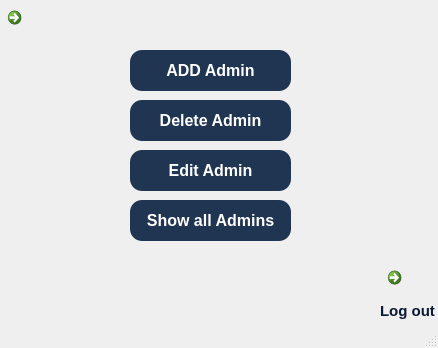
<?xml version="1.0" encoding="UTF-8"?>
<ui version="4.0">
 <class>MainWindow</class>
 <widget class="QMainWindow" name="MainWindow">
  <property name="geometry">
   <rect>
    <x>0</x>
    <y>0</y>
    <width>438</width>
    <height>348</height>
   </rect>
  </property>
  <property name="windowTitle">
   <string>MainWindow</string>
  </property>
  <widget class="QWidget" name="centralwidget">
   <widget class="QLabel" name="label">
    <property name="geometry">
     <rect>
      <x>-450</x>
      <y>0</y>
      <width>971</width>
      <height>651</height>
     </rect>
    </property>
    <property name="text">
     <string/>
    </property>
    <property name="pixmap">
     <pixmap>../plan.jpg</pixmap>
    </property>
   </widget>
   <widget class="QCommandLinkButton" name="commandLinkButton_6">
    <property name="geometry">
     <rect>
      <x>0</x>
      <y>0</y>
      <width>51</width>
      <height>51</height>
     </rect>
    </property>
    <property name="cursor">
     <cursorShape>PointingHandCursor</cursorShape>
    </property>
    <property name="text">
     <string/>
    </property>
    <property name="icon">
     <iconset>
      <normaloff>back_icon.png</normaloff>back_icon.png</iconset>
    </property>
    <property name="iconSize">
     <size>
      <width>40</width>
      <height>40</height>
     </size>
    </property>
   </widget>
   <widget class="QCommandLinkButton" name="commandLinkButton_3">
    <property name="geometry">
     <rect>
      <x>380</x>
      <y>260</y>
      <width>61</width>
      <height>61</height>
     </rect>
    </property>
    <property name="cursor">
     <cursorShape>PointingHandCursor</cursorShape>
    </property>
    <property name="text">
     <string/>
    </property>
    <property name="icon">
     <iconset>
      <normaloff>logout.png</normaloff>logout.png</iconset>
    </property>
    <property name="iconSize">
     <size>
      <width>40</width>
      <height>40</height>
     </size>
    </property>
   </widget>
   <widget class="QLabel" name="label_5">
    <property name="geometry">
     <rect>
      <x>380</x>
      <y>290</y>
      <width>61</width>
      <height>41</height>
     </rect>
    </property>
    <property name="font">
     <font>
      <pointsize>11</pointsize>
      <weight>75</weight>
      <italic>false</italic>
      <bold>true</bold>
     </font>
    </property>
    <property name="styleSheet">
     <string notr="true">color: rgb(9, 26, 52);</string>
    </property>
    <property name="text">
     <string>Log out</string>
    </property>
   </widget>
   <widget class="QPushButton" name="pushButton_4">
    <property name="enabled">
     <bool>true</bool>
    </property>
    <property name="geometry">
     <rect>
      <x>130</x>
      <y>200</y>
      <width>161</width>
      <height>41</height>
     </rect>
    </property>
    <property name="font">
     <font>
      <pointsize>12</pointsize>
      <weight>75</weight>
      <bold>true</bold>
     </font>
    </property>
    <property name="cursor">
     <cursorShape>PointingHandCursor</cursorShape>
    </property>
    <property name="styleSheet">
     <string notr="true">color: rgb(255, 255, 255);
background-color: rgb(32, 53, 82);
border-radius: 12px;
box-shadow: 0 8px 16px 0 rgba(0,0,0,0.2), 0 6px 20px 0 rgba(0,0,0,0.19);
box-shadow: 0 5px #666;
transform: translateY(4px) ;
</string>
    </property>
    <property name="inputMethodHints">
     <set>Qt::ImhNone</set>
    </property>
    <property name="text">
     <string>Show all Admins</string>
    </property>
    <property name="icon">
     <iconset>
      <normaloff>../../../Desktop/GRAPHICS/UI/unlock.png</normaloff>../../../Desktop/GRAPHICS/UI/unlock.png</iconset>
    </property>
    <property name="checkable">
     <bool>false</bool>
    </property>
    <property name="checked">
     <bool>false</bool>
    </property>
    <property name="autoRepeat">
     <bool>false</bool>
    </property>
    <property name="autoExclusive">
     <bool>false</bool>
    </property>
    <property name="default">
     <bool>true</bool>
    </property>
    <property name="flat">
     <bool>false</bool>
    </property>
   </widget>
   <widget class="QPushButton" name="pushButton">
    <property name="enabled">
     <bool>true</bool>
    </property>
    <property name="geometry">
     <rect>
      <x>130</x>
      <y>50</y>
      <width>161</width>
      <height>41</height>
     </rect>
    </property>
    <property name="font">
     <font>
      <pointsize>12</pointsize>
      <weight>75</weight>
      <bold>true</bold>
     </font>
    </property>
    <property name="cursor">
     <cursorShape>PointingHandCursor</cursorShape>
    </property>
    <property name="styleSheet">
     <string notr="true">color: rgb(255, 255, 255);
background-color: rgb(32, 53, 82);
border-radius: 12px;
box-shadow: 0 8px 16px 0 rgba(0,0,0,0.2), 0 6px 20px 0 rgba(0,0,0,0.19);
box-shadow: 0 5px #666;
transform: translateY(4px) ;
</string>
    </property>
    <property name="inputMethodHints">
     <set>Qt::ImhNone</set>
    </property>
    <property name="text">
     <string>ADD Admin</string>
    </property>
    <property name="icon">
     <iconset>
      <normaloff>../../../Desktop/GRAPHICS/UI/unlock.png</normaloff>../../../Desktop/GRAPHICS/UI/unlock.png</iconset>
    </property>
    <property name="checkable">
     <bool>false</bool>
    </property>
    <property name="checked">
     <bool>false</bool>
    </property>
    <property name="autoRepeat">
     <bool>false</bool>
    </property>
    <property name="autoExclusive">
     <bool>false</bool>
    </property>
    <property name="default">
     <bool>true</bool>
    </property>
    <property name="flat">
     <bool>false</bool>
    </property>
   </widget>
   <widget class="QPushButton" name="pushButton_2">
    <property name="enabled">
     <bool>true</bool>
    </property>
    <property name="geometry">
     <rect>
      <x>130</x>
      <y>100</y>
      <width>161</width>
      <height>41</height>
     </rect>
    </property>
    <property name="font">
     <font>
      <pointsize>12</pointsize>
      <weight>75</weight>
      <bold>true</bold>
     </font>
    </property>
    <property name="cursor">
     <cursorShape>PointingHandCursor</cursorShape>
    </property>
    <property name="styleSheet">
     <string notr="true">color: rgb(255, 255, 255);
background-color: rgb(32, 53, 82);
border-radius: 12px;
box-shadow: 0 8px 16px 0 rgba(0,0,0,0.2), 0 6px 20px 0 rgba(0,0,0,0.19);
box-shadow: 0 5px #666;
transform: translateY(4px) ;
</string>
    </property>
    <property name="inputMethodHints">
     <set>Qt::ImhNone</set>
    </property>
    <property name="text">
     <string>Delete Admin</string>
    </property>
    <property name="icon">
     <iconset>
      <normaloff>../../../Desktop/GRAPHICS/UI/unlock.png</normaloff>../../../Desktop/GRAPHICS/UI/unlock.png</iconset>
    </property>
    <property name="checkable">
     <bool>false</bool>
    </property>
    <property name="checked">
     <bool>false</bool>
    </property>
    <property name="autoRepeat">
     <bool>false</bool>
    </property>
    <property name="autoExclusive">
     <bool>false</bool>
    </property>
    <property name="default">
     <bool>true</bool>
    </property>
    <property name="flat">
     <bool>false</bool>
    </property>
   </widget>
   <widget class="QPushButton" name="pushButton_3">
    <property name="enabled">
     <bool>true</bool>
    </property>
    <property name="geometry">
     <rect>
      <x>130</x>
      <y>150</y>
      <width>161</width>
      <height>41</height>
     </rect>
    </property>
    <property name="font">
     <font>
      <pointsize>12</pointsize>
      <weight>75</weight>
      <bold>true</bold>
     </font>
    </property>
    <property name="cursor">
     <cursorShape>PointingHandCursor</cursorShape>
    </property>
    <property name="styleSheet">
     <string notr="true">color: rgb(255, 255, 255);
background-color: rgb(32, 53, 82);
border-radius: 12px;
box-shadow: 0 8px 16px 0 rgba(0,0,0,0.2), 0 6px 20px 0 rgba(0,0,0,0.19);
box-shadow: 0 5px #666;
transform: translateY(4px) ;
</string>
    </property>
    <property name="inputMethodHints">
     <set>Qt::ImhNone</set>
    </property>
    <property name="text">
     <string>Edit Admin</string>
    </property>
    <property name="icon">
     <iconset>
      <normaloff>../../../Desktop/GRAPHICS/UI/unlock.png</normaloff>../../../Desktop/GRAPHICS/UI/unlock.png</iconset>
    </property>
    <property name="checkable">
     <bool>false</bool>
    </property>
    <property name="checked">
     <bool>false</bool>
    </property>
    <property name="autoRepeat">
     <bool>false</bool>
    </property>
    <property name="autoExclusive">
     <bool>false</bool>
    </property>
    <property name="default">
     <bool>true</bool>
    </property>
    <property name="flat">
     <bool>false</bool>
    </property>
   </widget>
  </widget>
  <widget class="QMenuBar" name="menubar">
   <property name="geometry">
    <rect>
     <x>0</x>
     <y>0</y>
     <width>438</width>
     <height>21</height>
    </rect>
   </property>
  </widget>
  <widget class="QStatusBar" name="statusbar"/>
 </widget>
 <resources/>
 <connections/>
</ui>
